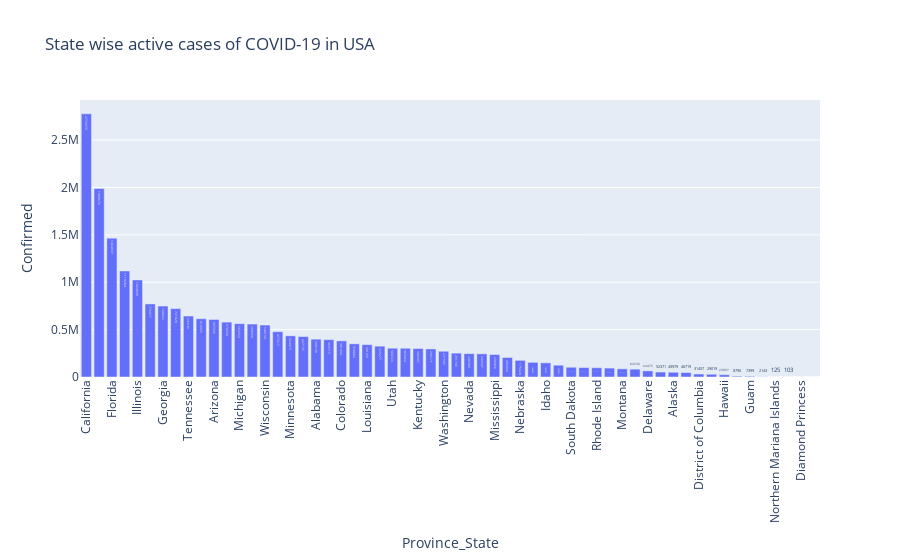

Here is the notebook cell this chart was saved with:
### Markdown cell above
### Plot Province/State Wise Confirmed cases in USA

### Code cell
usa = covid_data[covid_data["Country_Region"] == "US"]

usa_state_active = (
    usa.groupby("Province_State", as_index=False)["Confirmed"]
       .sum()
       .sort_values("Confirmed", ascending=False)
)


fig = px.bar(
    usa_state_active,
    x="Province_State",
    y="Confirmed",
    title="State wise active cases of COVID-19 in USA",
    text="Confirmed"
)

fig.update_layout(xaxis_tickangle=-90)
fig.show()

### Figure 1 — Plotly figure (JSON) as saved in the notebook; plotly's stock layout.template omitted (floating-point values rounded to 4 significant figures)
{"data": [{"hovertemplate": "Province_State=%{x}<br>Confirmed=%{text}<extra></extra>", "legendgroup": "", "marker": {"color": "#636efa", "pattern": {"shape": ""}}, "name": "", "orientation": "v", "showlegend": false, "text": [2777000.0, 1989000.0, 1465000.0, 1119000.0, 1024000.0, 771000.0, 748900.0, 721800.0, 643200.0, 614400.0, 607300.0, 579200.0, 562600.0, 558600.0, 548100.0, 477600.0, 434400.0, 427100.0, 399200.0, 393700.0, 381400.0, 350100.0, 341400.0, 325300.0, 303700.0, 303400.0, 300400.0, 296200.0, 271600.0, 251700.0, 246300.0, 244300.0, 236900.0, 206000.0, 175600.0, 155000.0, 149200.0, 124500.0, 102900.0, 99780.0, 97610.0, 93950.0, 86100.0, 82630.0, 64480.0, 52370.0, 49980.0, 46720.0, 31460.0, 29020.0, 23900.0, 8790.0, 7399.0, 2143.0, 125.0, 103.0, 49.0, 0.0], "textposition": "auto", "type": "bar", "x": ["California", "Texas", "Florida", "New York", "Illinois", "Ohio", "Georgia", "Pennsylvania", "Tennessee", "North Carolina", "Arizona", "New Jersey", "Michigan", "Indiana", "Wisconsin", "Missouri", "Minnesota", "Massachusetts", "Alabama", "Virginia", "Colorado", "South Carolina", "Louisiana", "Oklahoma", "Utah", "Maryland", "Kentucky", "Iowa", "Washington", "Arkansas", "Nevada", "Kansas", "Mississippi", "Connecticut", "Nebraska", "New Mexico", "Idaho", "Oregon", "South Dakota", "West Virginia", "Rhode Island", "North Dakota", "Montana", "Puerto Rico", "Delaware", "New Hampshire", "Alaska", "Wyoming", "District of Columbia", "Maine", "Hawaii", "Vermont", "Guam", "Virgin Islands", "Northern Mariana Islands", "Grand Princess", "Diamond Princess", "Recovered"], "xaxis": "x", "y": [2776975, 1988676, 1464697, 1119284, 1024039, 770977, 748852, 721820, 643181, 614355, 607345, 579250, 562553, 558560, 548134, 477617, 434413, 427135, 399150, 393715, 381434, 350084, 341431, 325277, 303723, 303364, 300397, 296171, 271595, 251746, 246309, 244347, 236868, 205994, 175620, 154954, 149235, 124476, 102901, 99778, 97614, 93951, 86102, 82630, 64475, 52371, 49979, 46719, 31457, 29019, 23897, 8790, 7399, 2143, 125, 103, 49, 0], "yaxis": "y"}], "layout": {"barmode": "relative", "legend": {"tracegroupgap": 0}, "title": {"text": "State wise active cases of COVID-19 in USA"}, "xaxis": {"anchor": "y", "domain": [0, 1], "tickangle": -90, "title": {"text": "Province_State"}}, "yaxis": {"anchor": "x", "domain": [0, 1], "title": {"text": "Confirmed"}}}}
